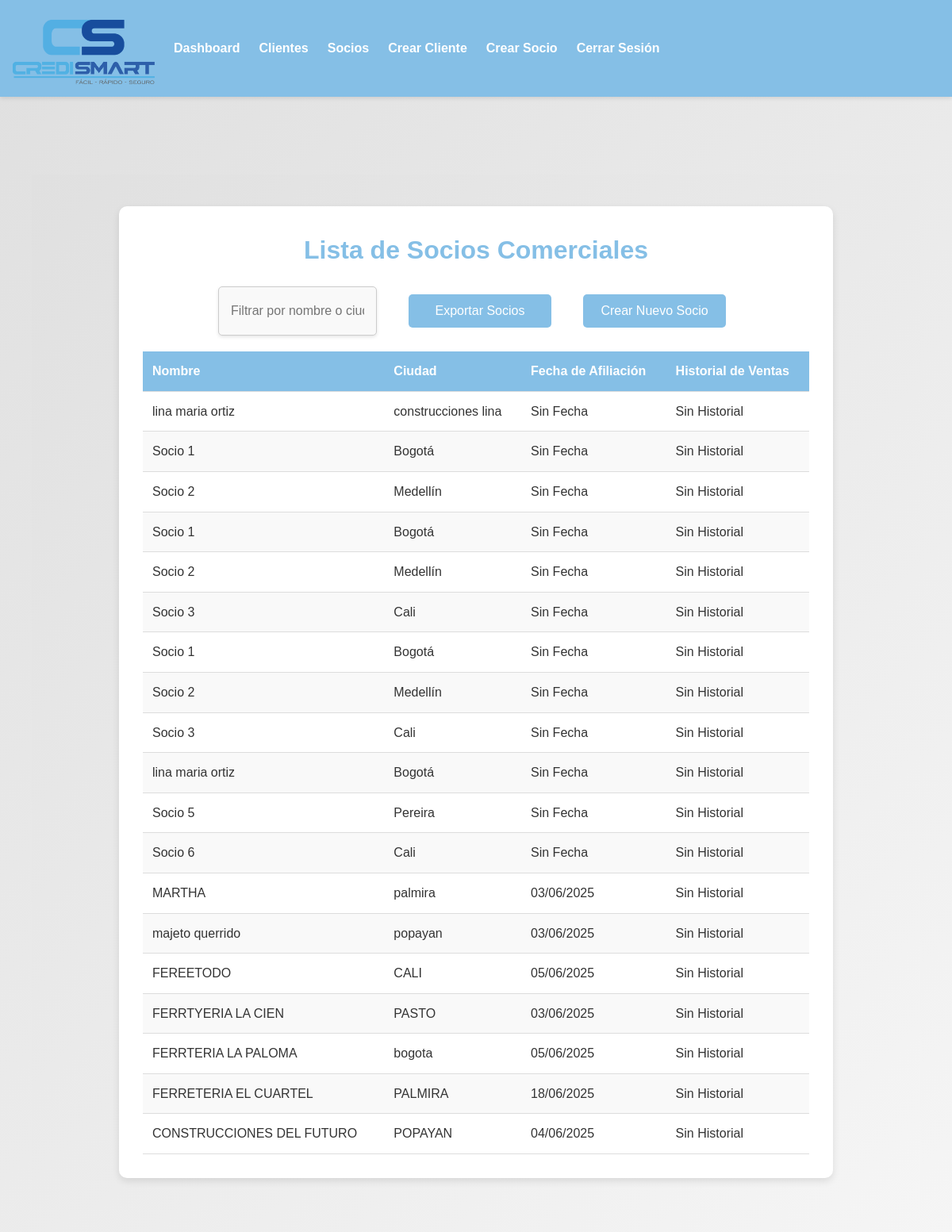
Page /partners/ (signed in) on the committed database.
### businessapp/models.py (models this page shows, shortened)
class BusinessPartner(models.Model):
    name = models.CharField(max_length=100)
    city = models.CharField(max_length=100)
    affiliation_date = models.DateField(null=True, blank=True)
    sales_history = models.DecimalField(max_digits=10, decimal_places=2, default=0.00, null=True, blank=True)

### businessapp/views.py (the view)
# urls.py: path('partners/', views.partner_list, name='partner_list'),
@login_required
def partner_list(request):
    partners = BusinessPartner.objects.all()
    return render(request, 'businessapp/partner_list.html', {'partners': partners})

### businessapp/templates/businessapp/partner_list.html (shortened to what this page needs)
{% extends 'businessapp/base.html' %}
{% load static %}
{% block content %}
    <div class="partner-list-container">
        <div class="card">
            <h2>Lista de Socios Comerciales</h2>
            <div class="button-group">
                <input type="text" id="filterInput" placeholder="Filtrar por nombre o ciudad" onkeyup="filterPartners()">
                <button class="submit-button" onclick="window.location.href='{% url 'export_partners' %}'">Exportar Socios</button>
                <button class="submit-button" onclick="window.location.href='{% url 'create_partner' %}'">Crear Nuevo Socio</button>
            </div>
            <table id="partnerTable">
                <thead>
                    <tr>
                        <th>Nombre</th>
                        <th>Ciudad</th>
                        <th>Fecha de Afiliación</th>
                        <th>Historial de Ventas</th>
                    </tr>
                </thead>
                <tbody>
                    {% for partner in partners %}
                        <tr>
                            <td>{{ partner.name }}</td>
                            <td>{{ partner.city|default:'Sin Ciudad' }}</td>
                            <td>{{ partner.affiliation_date|date:"d/m/Y"|default:'Sin Fecha' }}</td>
                            <td>{{ partner.sales_history|default:'Sin Historial' }}</td>
                        </tr>
                    {% empty %}
                        <tr>
                            <td colspan="4">No hay socios registrados.</td>
                        </tr>
                    {% endfor %}
                </tbody>
            </table>
        </div>
    </div>
{% endblock %}

### businessapp/static/css/style.css (style rules this page uses)
* { margin: 0; padding: 0; box-sizing: border-box; }
body { margin: 0; padding: 0; font-family: Arial, sans-serif; background-color: #d6d6d6; color: #333; line-height: 1.6; }
.card { max-width: 900px; margin: 0 auto; padding: 30px; background: white; border-radius: 10px; box-shadow: 0 4px 10px rgba(0, 0, 0, 0.1); text-align: center; position: relative; }
.card h2 { margin-bottom: 20px; color: #85bfe6; font-size: 2em; font-family: 'Arial', sans-serif; text-align: center; visibility: visible; }
table { width: 100%; border-collapse: collapse; margin-top: 20px; }
th, td { padding: 12px; text-align: left; border-bottom: 1px solid #ddd; }
th { background-color: #85bfe6; color: white; }
tr:nth-child(even) { background-color: #f9f9f9; }
.submit-button { width: 200px; padding: 12px; background-color: #85bfe6; color: white; border: none; border-radius: 5px; cursor: pointer; font-size: 1rem; margin: 10px; display: inline-block; text-align: center; }
.client-list-container, .partner-list-container, .create-client-container, .create-partner-container { padding: 40px; text-align: center; background: linear-gradient(135deg, #e0e0e0 0%, #f5f5f5 100%); min-height: 100vh; margin-top: 90px; }
.button-group { margin-top: 20px; display: flex; justify-content: center; gap: 20px; flex-wrap: wrap; }
.submit-button { width: 180px; padding: 12px; background-color: #85bfe6; color: white; border: none; border-radius: 5px; cursor: pointer; font-size: 1rem; margin: 10px; display: inline-block; text-align: center; transition: background-color 0.3s; }
#filterInput { padding: 10px 15px; border: 1px solid #ccc; border-radius: 5px; font-size: 1em; font-family: 'Arial', sans-serif; background-color: #f9f9f9 !important; box-shadow: 0 2px 4px rgba(0, 0, 0, 0.1) !important; transition: border-color 0.3s, box-shadow 0.3s; width: 200px; margin-right: 10px; display: inline-block; }
.client-list-container #filterInput, .partner-list-container #filterInput { padding: 10px 15px; border: 1px solid #ccc; border-radius: 5px; font-size: 1em; font-family: 'Arial', sans-serif; background-color: #f9f9f9 !important; box-shadow: 0 2px 4px rgba(0, 0, 0, 0.1) !important; transition: border-color 0.3s, box-shadow 0.3s; width: 200px; margin-right: 10px; display: inline-block; }

### rows in the picture
BusinessPartner: name "lina maria ortiz", city "construcciones lina", affiliation_date "Sin Fecha", sales_history "Sin Historial"
BusinessPartner: name "Socio 1", city "Bogotá", affiliation_date "Sin Fecha", sales_history "Sin Historial"
BusinessPartner: name "Socio 2", city "Medellín", affiliation_date "Sin Fecha", sales_history "Sin Historial"
BusinessPartner: name "Socio 1", city "Bogotá", affiliation_date "Sin Fecha", sales_history "Sin Historial"
BusinessPartner: name "Socio 2", city "Medellín", affiliation_date "Sin Fecha", sales_history "Sin Historial"
BusinessPartner: name "Socio 3", city "Cali", affiliation_date "Sin Fecha", sales_history "Sin Historial"
BusinessPartner: name "Socio 1", city "Bogotá", affiliation_date "Sin Fecha", sales_history "Sin Historial"
BusinessPartner: name "Socio 2", city "Medellín", affiliation_date "Sin Fecha", sales_history "Sin Historial"
BusinessPartner: name "Socio 3", city "Cali", affiliation_date "Sin Fecha", sales_history "Sin Historial"
BusinessPartner: name "lina maria ortiz", city "Bogotá", affiliation_date "Sin Fecha", sales_history "Sin Historial"
BusinessPartner: name "Socio 5", city "Pereira", affiliation_date "Sin Fecha", sales_history "Sin Historial"
BusinessPartner: name "Socio 6", city "Cali", affiliation_date "Sin Fecha", sales_history "Sin Historial"
BusinessPartner: name "MARTHA", city "palmira", affiliation_date "03/06/2025", sales_history "Sin Historial"
BusinessPartner: name "majeto querrido", city "popayan", affiliation_date "03/06/2025", sales_history "Sin Historial"
BusinessPartner: name "FEREETODO", city "CALI", affiliation_date "05/06/2025", sales_history "Sin Historial"
BusinessPartner: name "FERRTYERIA LA CIEN", city "PASTO", affiliation_date "03/06/2025", sales_history "Sin Historial"
BusinessPartner: name "FERRTERIA LA PALOMA", city "bogota", affiliation_date "05/06/2025", sales_history "Sin Historial"
BusinessPartner: name "FERRETERIA EL CUARTEL", city "PALMIRA", affiliation_date "18/06/2025", sales_history "Sin Historial"
BusinessPartner: name "CONSTRUCCIONES DEL FUTURO", city "POPAYAN", affiliation_date "04/06/2025", sales_history "Sin Historial"
